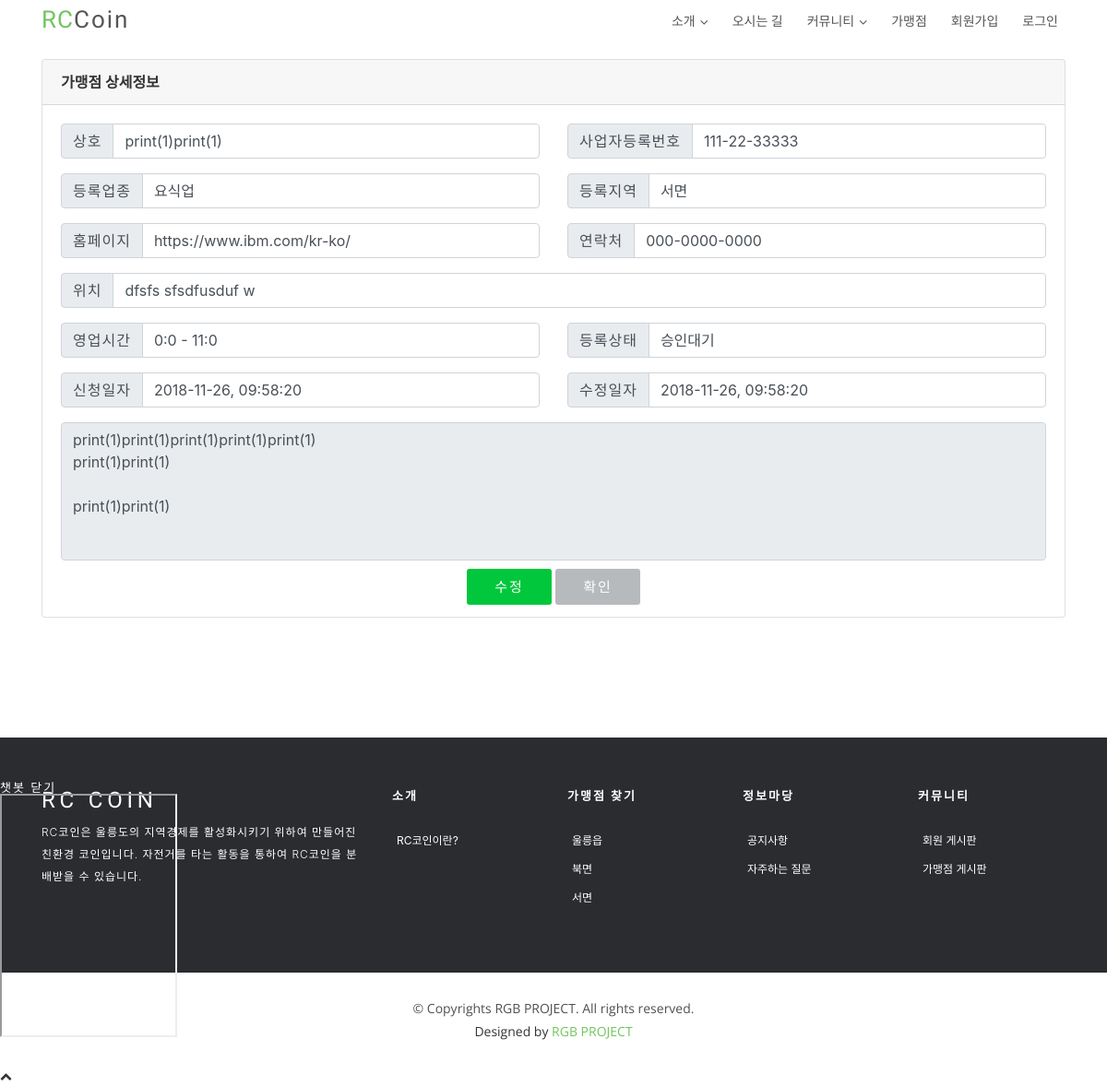
The page /store/read/24/ on the database as committed earlier.
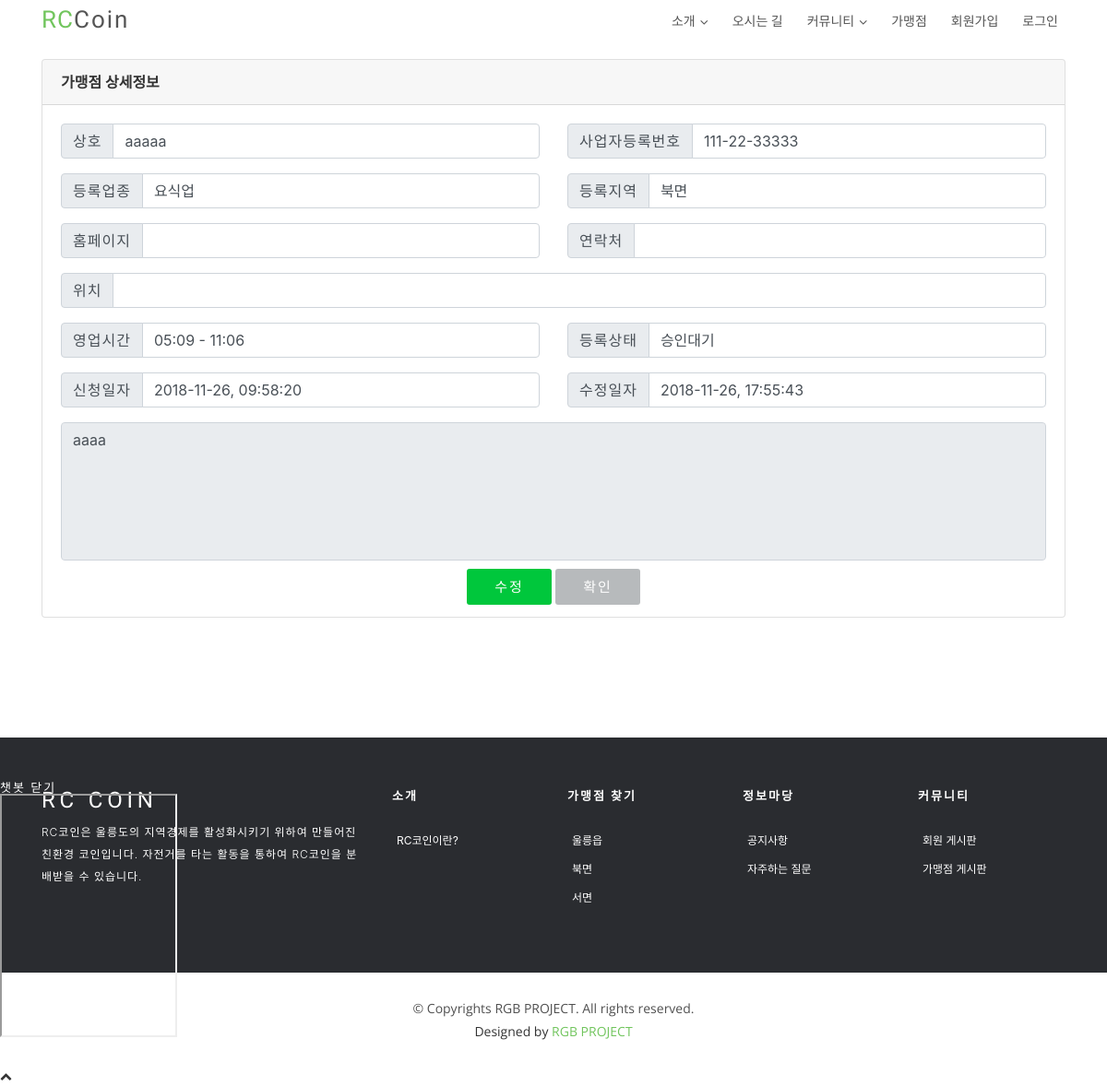
The same page on the database as committed later.
### store/models.py (models this page shows, shortened)
class Store(models.Model):
    name = models.CharField(max_length=100, null=True)
    corporate_number = models.CharField(max_length=12, null=True)
    representative = models.ForeignKey(User, null=True, on_delete=models.CASCADE)
    category = models.ForeignKey(Category, null=True, on_delete=models.CASCADE)
    location = models.ForeignKey(Location, null=True, on_delete=models.CASCADE)
    address = models.CharField(max_length=100, null=True)
    phone_number = models.CharField(max_length=15, null=True)
    url = models.CharField(max_length=100, null=True)
    opening_hour = models.CharField(max_length=2, null=True)
    opening_minute = models.CharField(max_length=2, null=True)
    closing_hour = models.CharField(max_length=2, null=True)
    closing_minute = models.CharField(max_length=2, null=True)
    description = models.TextField(blank=True)
    registered_date = models.DateTimeField(auto_now_add=True, null=True)
    modified_date = models.DateTimeField(auto_now=True)
    status = models.CharField(max_length=1, null=True)

class Location(models.Model):
    loc = models.CharField(max_length=20)
    def __str__(self):
        return self.loc

class Category(models.Model):
    domain = models.CharField(max_length=20)
    def __str__(self):
        return self.domain

### store/views.py (the view)
# urls.py: path('read/<int:pk>/',StoreDV.as_view(), name='read'),
class StoreDV(DetailView):
    model = Store
    context_object_name = 'store'
    def get_context_data(self, **kwargs):
        context = super(StoreDV, self).get_context_data(**kwargs)
        return context

### templates/store/store_detail.html (shortened to what the changed rows need)
{% extends 'index_base.html' %}
{% load staticfiles %}
{% block head %}
<link rel="stylesheet" type="text/css" href="{% static 'css/store.css' %}"/>
{% endblock head %}
{% block content %}
<section id="hero">
    <br/>
    <div class="container">
        <div class="card">
            <div class="card-body">
                <div class="card-block row">
                    <div class="col-sm input-group mb-3">
                        <div class="input-group-prepend">
                            <span class="input-group-text">상호</span>
                        </div>
                        <input type="text" class="form-control" value="{{ store.name }}" disabled>
                    </div>
                    <div class="col-sm input-group mb-3">
                        <div class="input-group-prepend">
                            <span class="input-group-text">사업자등록번호</span>
                        </div>
                        <input type="text" class="form-control" value="{{ store.corporate_number }}" disabled>
                    </div>
                </div>
                <div class="card-block row">
                    <div class="col-sm input-group mb-3">
                        <div class="input-group-prepend">
                            <span class="input-group-text">등록업종</span>
                        </div>
                        <input type="text" class="form-control" value="{{ store.category }}" disabled>
                    </div>
                    <div class="col-sm input-group mb-3">
                        <div class="input-group-prepend">
                            <span class="input-group-text">등록지역</span>
                        </div>
                        <input type="text" class="form-control" value="{{ store.location }}" disabled>
                    </div>
                </div>
                <div class="card-block row">
                    <div class="col-sm input-group mb-3">
                        <div class="input-group-prepend">
                            <span class="input-group-text">홈페이지</span>
                        </div>
                        <input type="text" class="form-control" value="{{ store.url }}" disabled>
                    </div>
                    <div class="col-sm input-group mb-3">
                        <div class="input-group-prepend">
                            <span class="input-group-text">연락처</span>
                        </div>
                        <input type="text" class="form-control" value="{{ store.phone_number }}" disabled>
                    </div>
                </div>
                <div class="card-block row">
                    <div class="col-sm input-group mb-3">
                        <div class="input-group-prepend">
                            <span class="input-group-text">위치</span>
                        </div>
                        <input type="text" class="form-control" value="{{ store.address }}" disabled>
                    </div>
                </div>
                <div class="card-block row">
                    <div class="col-sm input-group mb-3">
                        <div class="input-group-prepend">
                            <span class="input-group-text">영업시간</span>
                        </div>
                        <input type="text" class="form-control"
                               value="{{ store.opening_hour }}:{{ store.opening_minute }} - {{ store.closing_hour }}:{{ store.closing_minute }}"
                               disabled>
                    </div>
                </div>
                <div class="card-block row">
                    <div class="col-sm input-group mb-3">
                        <div class="input-group-prepend">
                            <span class="input-group-text">신청일자</span>
                        </div>
                        <input type="text" class="form-control"
                               value="{{ store.registered_date | date:'Y-m-d, H:i:s' }}" disabled>
                    </div>
                    <div class="col-sm input-group mb-3">
                        <div class="input-group-prepend">
                            <span class="input-group-text">수정일자</span>
                        </div>
                        <input type="text" class="form-control" value="{{ store.modified_date | date:'Y-m-d, H:i:s'}}"
                               disabled>
                    </div>
                </div>
                <div class="card-block">
                    <div class="input-group mb-3">
                        <textarea class="form-control text-area" disabled>{{ store.description }}</textarea>
                    </div>
                </div>
            </div>
        </div>
    </div>
</section>
{% endblock %}

Rows that differ between the two databases and show on the page:
changed Store "요식업": name "print(1)print(1)" → "aaaaa"; location "서면" → "북면"; opening_hour "0:0 - 11:0" → "05:09 - 11:06"; modified_date "2018-11-26, 09:58:20" → "2018-11-26, 17:55:43"; description "print(1)print(1)print(1)print(1)print(1) print(1)print(1) print(1)print(1)" → "aaaa"; url "https://www.ibm.com/kr-ko/" → (not shown); phone_number "000-0000-0000" → (not shown); address "dfsfs sfsdfusduf w" → (not shown)
